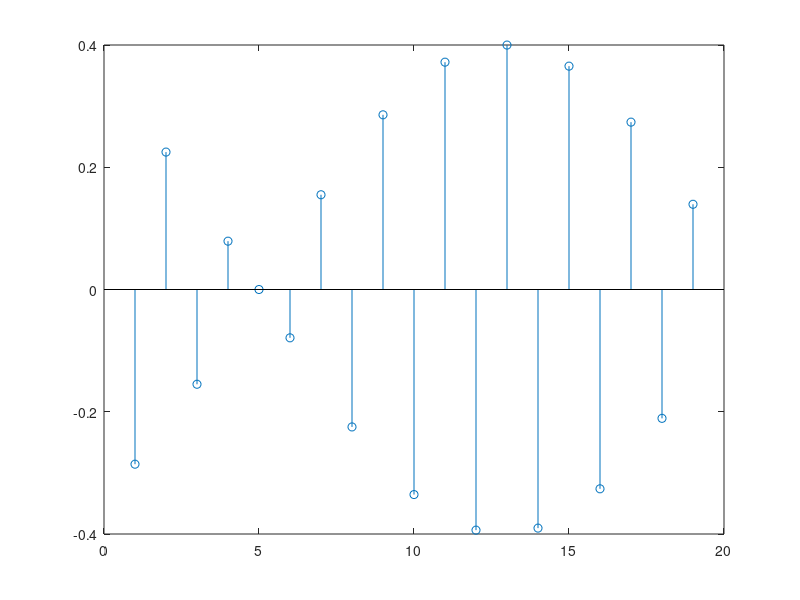

The MATLAB source for this figure:
% session1exer4

n=[-4:14]
sig_freq = 638
sample_rate = 1200
amplitude = 0.4
s1= amplitude* sin(2*pi*sig_freq*n/sample_rate)
stem(s1)